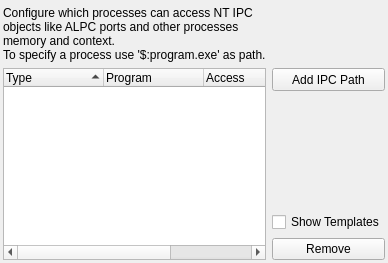
           <widget class="QWidget" name="tabIPC">
            <attribute name="title">
             <string>IPC</string>
            </attribute>
            <layout class="QGridLayout" name="gridLayout_74">
             <property name="leftMargin">
              <number>3</number>
             </property>
             <property name="topMargin">
              <number>6</number>
             </property>
             <property name="rightMargin">
              <number>3</number>
             </property>
             <property name="bottomMargin">
              <number>3</number>
             </property>
             <item row="0" column="0">
              <layout class="QGridLayout" name="gridLayout_69">
               <item row="1" column="1">
                <widget class="QToolButton" name="btnAddIPC">
                 <property name="sizePolicy">
                  <sizepolicy hsizetype="Preferred" vsizetype="Fixed">
                   <horstretch>0</horstretch>
                   <verstretch>0</verstretch>
                  </sizepolicy>
                 </property>
                 <property name="minimumSize">
                  <size>
                   <width>0</width>
                   <height>23</height>
                  </size>
                 </property>
                 <property name="text">
                  <string>Add IPC Path</string>
                 </property>
                </widget>
               </item>
               <item row="3" column="1">
                <widget class="QCheckBox" name="chkShowIPCTmpl">
                 <property name="text">
                  <string>Show Templates</string>
                 </property>
                </widget>
               </item>
               <item row="4" column="1">
                <widget class="QPushButton" name="btnDelIPC">
                 <property name="text">
                  <string>Remove</string>
                 </property>
                </widget>
               </item>
               <item row="1" column="0" rowspan="4">
                <widget class="QTreeWidget" name="treeIPC">
                 <property name="sortingEnabled">
                  <bool>true</bool>
                 </property>
                 <column>
                  <property name="text">
                   <string>Type</string>
                  </property>
                 </column>
                 <column>
                  <property name="text">
                   <string>Program</string>
                  </property>
                 </column>
                 <column>
                  <property name="text">
                   <string>Access</string>
                  </property>
                 </column>
                 <column>
                  <property name="text">
                   <string>Path</string>
                  </property>
                 </column>
                </widget>
               </item>
               <item row="2" column="1">
                <spacer name="verticalSpacer_21">
                 <property name="orientation">
                  <enum>Qt::Vertical</enum>
                 </property>
                 <property name="sizeHint" stdset="0">
                  <size>
                   <width>20</width>
                   <height>40</height>
                  </size>
                 </property>
                </spacer>
               </item>
               <item row="0" column="0">
                <widget class="QLabel" name="label_22">
                 <property name="text">
                  <string>Configure which processes can access NT IPC objects like ALPC ports and other processes memory and context.
To specify a process use '$:program.exe' as path.</string>
                 </property>
                 <property name="wordWrap">
                  <bool>true</bool>
                 </property>
                </widget>
               </item>
              </layout>
             </item>
            </layout>
           </widget>
